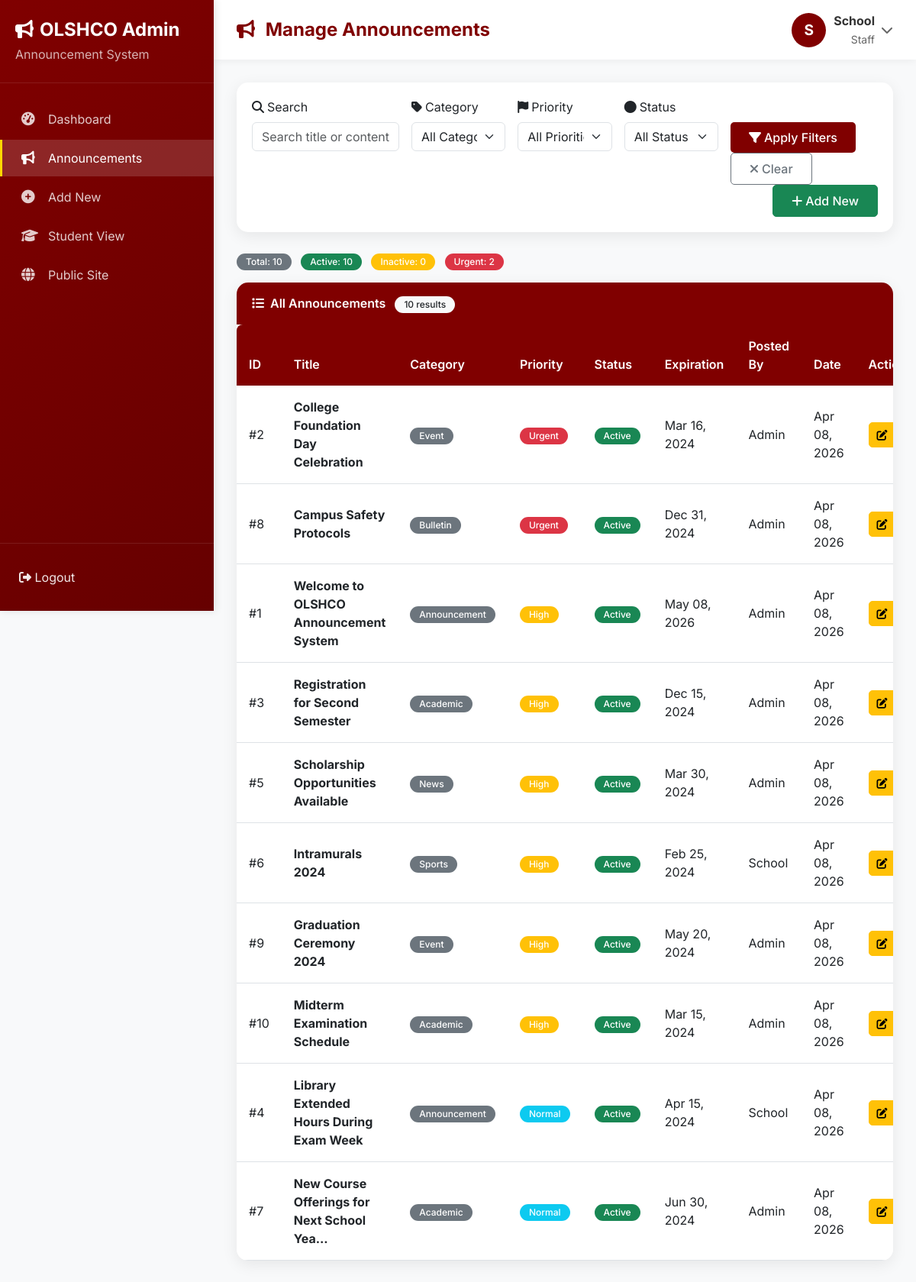
The page /api/admin/announcement.php (signed in) on the database its author committed.
### tables this page shows
CREATE TABLE `users` (
  `id` int(11) NOT NULL,
  `username` varchar(50) NOT NULL,
  `email` varchar(100) NOT NULL,
  `password` varchar(255) NOT NULL,
  `first_name` varchar(50) DEFAULT NULL,
  `last_name` varchar(50) DEFAULT NULL,
  `user_type` enum('admin','staff','user') DEFAULT 'user',
  `status` enum('active','inactive') DEFAULT 'active',
  `last_login` datetime DEFAULT NULL,
  `created_at` timestamp NOT NULL DEFAULT current_timestamp(),
  `updated_at` timestamp NOT NULL DEFAULT current_timestamp() ON UPDATE current_timestamp()
);

CREATE TABLE `announcements` (
  `id` int(11) NOT NULL,
  `title` varchar(255) NOT NULL,
  `content` text NOT NULL,
  `category` varchar(50) DEFAULT 'Announcement',
  `priority` enum('urgent','high','normal','low') DEFAULT 'normal',
  `expiration_date` date DEFAULT NULL,
  `status` enum('active','inactive','draft') DEFAULT 'active',
  `views` int(11) DEFAULT 0,
  `created_by` int(11) DEFAULT NULL,
  `updated_by` int(11) DEFAULT NULL,
  `created_at` timestamp NOT NULL DEFAULT current_timestamp(),
  `updated_at` timestamp NOT NULL DEFAULT current_timestamp() ON UPDATE current_timestamp()
);

### includes/config.php (called while the page is built, shortened)
<?php
function isLoggedIn() {
    return isset($_SESSION['user_id']) && isset($_SESSION['logged_in']) && $_SESSION['logged_in'] === true;
}
function getCurrentUser($pdo) {
    if (isLoggedIn()) {
        $stmt = $pdo->prepare("SELECT * FROM users WHERE id = ?");
        $stmt->execute([$_SESSION['user_id']]);
        return $stmt->fetch();
    }
    return null;
}
?>

### api/admin/announcement.php (the view, shortened to what this page needs)
<?php
require_once '../../includes/config.php';
$search = isset($_GET['search']) ? trim($_GET['search']) : '';
$sql = "SELECT a.*, u.username, u.first_name, u.last_name
        FROM announcements a
        LEFT JOIN users u ON a.created_by = u.id
        WHERE 1=1";
$params = [];
$sql .= " ORDER BY
            CASE a.priority
                WHEN 'urgent' THEN 1
                WHEN 'high' THEN 2
                WHEN 'normal' THEN 3
                WHEN 'low' THEN 4
            END,
            a.created_at DESC";
$stmt = $pdo->prepare($sql);
$stmt->execute($params);
$announcements = $stmt->fetchAll();
$totalAll = $pdo->query("SELECT COUNT(*) FROM announcements")->fetchColumn();
$totalActive = $pdo->query("SELECT COUNT(*) FROM announcements WHERE status = 'active'")->fetchColumn();
$totalInactive = $pdo->query("SELECT COUNT(*) FROM announcements WHERE status = 'inactive'")->fetchColumn();
$totalUrgent = $pdo->query("SELECT COUNT(*) FROM announcements WHERE priority = 'urgent'")->fetchColumn();
$currentUser = getCurrentUser($pdo);
?>
<!DOCTYPE html>
<html lang="en">
<head>
    <link href="https://cdn.jsdelivr.net/npm/bootstrap@5.3.0/dist/css/bootstrap.min.css" rel="stylesheet">
    <link rel="stylesheet" href="https://cdnjs.cloudflare.com/ajax/libs/font-awesome/6.4.0/css/all.min.css">
    <link rel="stylesheet" href="../../assets/css/style.css">
</head>
<body>
    <div class="admin-wrapper">
        <div class="admin-sidebar">
            <div class="sidebar-header">
                <h4><i class="fas fa-bullhorn me-2"></i>OLSHCO Admin</h4>
                <p>Announcement System</p>
            </div>
            <div class="sidebar-nav">
                <a href="/dashboard" class="nav-link">
                    <i class="fas fa-tachometer-alt"></i>
                    <span>Dashboard</span>
                </a>
                <a href="announcements.php" class="nav-link active">
                    <i class="fas fa-bullhorn"></i>
                    <span>Announcements</span>
                </a>
                <a href="add.php" class="nav-link">
                    <i class="fas fa-plus-circle"></i>
                    <span>Add New</span>
                </a>
                <a href="/dashboard" class="nav-link">
                    <i class="fas fa-graduation-cap"></i>
                    <span>Student View</span>
                </a>
                <a href="/" class="nav-link">
                    <i class="fas fa-globe"></i>
                    <span>Public Site</span>
                </a>
            </div>
            <div class="sidebar-footer">
                <a href="/logout" class="nav-link" style="padding: 12px 0;">
                    <i class="fas fa-sign-out-alt"></i>
                    <span>Logout</span>
                </a>
            </div>
        </div>
        <div class="admin-main">
            <div class="admin-topbar">
                <h1 class="page-title">
                    <i class="fas fa-bullhorn me-2" style="color: #800000;"></i>
                    Manage Announcements
                </h1>
                <div class="dropdown">
                    <div class="user-dropdown" data-bs-toggle="dropdown">
                        <div class="user-avatar">
                            <?= strtoupper(substr($currentUser['first_name'] ?? $currentUser['username'], 0, 1)) ?>
                        </div>
                        <div class="user-info">
                            <strong><?= htmlspecialchars($currentUser['first_name'] ?? $currentUser['username']) ?></strong>
                            <small><?= ucfirst($currentUser['user_type']) ?></small>
                        </div>
                        <i class="fas fa-chevron-down ms-2" style="color: #666;"></i>
                    </div>
                </div>
            </div>
            <div class="admin-content">
                <div class="filter-card">
                    <form method="GET" class="row g-3">
                        <div class="col-md-3">
                            <label class="form-label"><i class="fas fa-search me-1"></i>Search</label>
                            <input type="text" name="search" class="form-control" placeholder="Search title or content..." value="<?= htmlspecialchars($search) ?>">
                        </div>
                        <div class="col-md-2">
                            <label class="form-label"><i class="fas fa-tag me-1"></i>Category</label>
                            <select name="category" class="form-select">
                                <option value="">All Categories</option>
                            </select>
                        </div>
                        <div class="col-md-2">
                            <label class="form-label"><i class="fas fa-flag me-1"></i>Priority</label>
                            <select name="priority" class="form-select">
                                <option value="">All Priorities</option>
                            </select>
                        </div>
                        <div class="col-md-2">
                            <label class="form-label"><i class="fas fa-circle me-1"></i>Status</label>
                            <select name="status" class="form-select">
                                <option value="">All Status</option>
                            </select>
                        </div>
                        <div class="col-md-3">
                            <label class="form-label">&nbsp;</label>
                            <div>
                                <button type="submit" class="btn btn-maroon">
                                    <i class="fas fa-filter me-1"></i>Apply Filters
                                </button>
                                <a href="announcements.php" class="btn btn-outline-secondary">
                                    <i class="fas fa-times me-1"></i>Clear
                                </a>
                                <a href="add.php" class="btn btn-success float-end">
                                    <i class="fas fa-plus me-1"></i>Add New
                                </a>
                            </div>
                        </div>
                    </form>
                </div>
                <div class="mb-3">
                    <span class="badge bg-secondary me-2">Total: <?= $totalAll ?></span>
                    <span class="badge bg-success me-2">Active: <?= $totalActive ?></span>
                    <span class="badge bg-warning me-2">Inactive: <?= $totalInactive ?></span>
                    <span class="badge bg-danger me-2">Urgent: <?= $totalUrgent ?></span>
                </div>
                <div class="card">
                    <div class="card-header">
                        <i class="fas fa-list me-2"></i>All Announcements
                        <span class="badge bg-light text-dark ms-2"><?= count($announcements) ?> results</span>
                    </div>
                    <div class="card-body p-0">
                        <div class="table-responsive">
                            <table class="table table-hover">
                                <thead>
                                    <tr>
                                        <th>ID</th>
                                        <th>Title</th>
                                        <th>Category</th>
                                        <th>Priority</th>
                                        <th>Status</th>
                                        <th>Expiration</th>
                                        <th>Posted By</th>
                                        <th>Date</th>
                                        <th>Actions</th>
                                    </tr>
                                </thead>
                                <tbody>
                                    <?php if (count($announcements) > 0): ?>
                                        <?php foreach ($announcements as $ann): ?>
                                            <tr>
                                                <td>#<?= $ann['id'] ?></td>
                                                <td>
                                                    <strong><?= htmlspecialchars(substr($ann['title'], 0, 40)) ?><?= strlen($ann['title']) > 40 ? '...' : '' ?></strong>
                                                </td>
                                                <td>
                                                    <span class="badge bg-secondary"><?= $ann['category'] ?></span>
                                                </td>
                                                <td>
                                                    <?php
                                                    $priorityClass = $ann['priority'] === 'urgent' ? 'danger' :
                                                                   ($ann['priority'] === 'high' ? 'warning' :
                                                                   ($ann['priority'] === 'normal' ? 'info' : 'secondary'));
                                                    ?>
                                                    <span class="badge bg-<?= $priorityClass ?>"><?= ucfirst($ann['priority']) ?></span>
                                                </td>
                                                <td>
                                                    <span class="badge bg-<?= $ann['status'] === 'active' ? 'success' : ($ann['status'] === 'draft' ? 'secondary' : 'warning') ?>">
                                                        <?= ucfirst($ann['status']) ?>
                                                    </span>
                                                </td>
                                                <td>
                                                    <?= $ann['expiration_date'] ? date('M d, Y', strtotime($ann['expiration_date'])) : '<span class="text-muted">Never</span>' ?>
                                                </td>
                                                <td><?= htmlspecialchars($ann['first_name'] ?? $ann['username'] ?? 'Admin') ?></td>
                                                <td><?= date('M d, Y', strtotime($ann['created_at'])) ?></td>
                                                <td>
                                                    <div class="btn-group" role="group">
                                                        <a href="edit.php?id=<?= $ann['id'] ?>" class="btn btn-sm btn-warning btn-action" title="Edit">
                                                            <i class="fas fa-edit"></i>
                                                        </a>
                                                    </div>
                                                </td>
                                            </tr>
                                        <?php endforeach; ?>
                                    <?php endif; ?>
                                </tbody>
                            </table>
                        </div>
                    </div>
                </div>
            </div>
        </div>
    </div>
</body>
</html>

### rows shown on the page
users: first_name "S", first_name "School", user_type "Staff"
announcements: id "2", title "College Foundation Day Celebration", category "Event", priority "Urgent", status "Active", expiration_date "Mar 16, 2024", first_name "Admin", created_at "Apr 08, 2026"
announcements: id "8", title "Campus Safety Protocols", category "Bulletin", priority "Urgent", status "Active", expiration_date "Dec 31, 2024", first_name "Admin", created_at "Apr 08, 2026"
announcements: id "1", title "Welcome to OLSHCO Announcement System", category "Announcement", priority "High", status "Active", expiration_date "May 08, 2026", first_name "Admin", created_at "Apr 08, 2026"
announcements: id "3", title "Registration for Second Semester", category "Academic", priority "High", status "Active", expiration_date "Dec 15, 2024", first_name "Admin", created_at "Apr 08, 2026"
announcements: id "5", title "Scholarship Opportunities Available", category "News", priority "High", status "Active", expiration_date "Mar 30, 2024", first_name "Admin", created_at "Apr 08, 2026"
announcements: id "6", title "Intramurals 2024", category "Sports", priority "High", status "Active", expiration_date "Feb 25, 2024", created_by.first_name "School", created_at "Apr 08, 2026"
announcements: id "9", title "Graduation Ceremony 2024", category "Event", priority "High", status "Active", expiration_date "May 20, 2024", first_name "Admin", created_at "Apr 08, 2026"
announcements: id "10", title "Midterm Examination Schedule", category "Academic", priority "High", status "Active", expiration_date "Mar 15, 2024", first_name "Admin", created_at "Apr 08, 2026"
announcements: id "4", title "Library Extended Hours During Exam Week", category "Announcement", priority "Normal", status "Active", expiration_date "Apr 15, 2024", created_by.first_name "School", created_at "Apr 08, 2026"
announcements: id "7", title "New Course Offerings for Next School Yea", category "Academic", priority "Normal", status "Active", expiration_date "Jun 30, 2024", first_name "Admin", created_at "Apr 08, 2026"

### other values the page prints
$totalAll "10"
$totalActive "10"
$totalInactive "0"
$totalUrgent "2"
count($announcements) "10"
